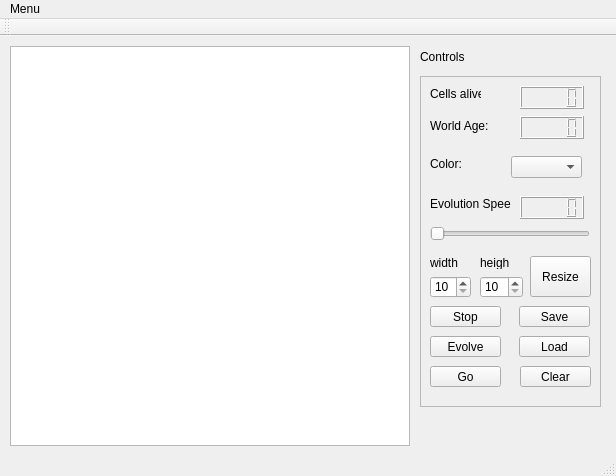
<?xml version="1.0" encoding="UTF-8"?>
<ui version="4.0">
 <class>MainWindow</class>
 <widget class="QMainWindow" name="MainWindow">
  <property name="geometry">
   <rect>
    <x>0</x>
    <y>0</y>
    <width>616</width>
    <height>476</height>
   </rect>
  </property>
  <property name="windowTitle">
   <string>MainWindow</string>
  </property>
  <widget class="QWidget" name="centralWidget">
   <widget class="QWidget" name="gameWidget" native="true">
    <property name="geometry">
     <rect>
      <x>10</x>
      <y>10</y>
      <width>400</width>
      <height>400</height>
     </rect>
    </property>
    <property name="sizePolicy">
     <sizepolicy hsizetype="Fixed" vsizetype="Fixed">
      <horstretch>0</horstretch>
      <verstretch>0</verstretch>
     </sizepolicy>
    </property>
    <widget class="QTableView" name="tableView">
     <property name="geometry">
      <rect>
       <x>0</x>
       <y>0</y>
       <width>400</width>
       <height>400</height>
      </rect>
     </property>
     <property name="sizePolicy">
      <sizepolicy hsizetype="Fixed" vsizetype="Fixed">
       <horstretch>0</horstretch>
       <verstretch>0</verstretch>
      </sizepolicy>
     </property>
    </widget>
   </widget>
   <widget class="QFrame" name="frame">
    <property name="geometry">
     <rect>
      <x>420</x>
      <y>40</y>
      <width>181</width>
      <height>331</height>
     </rect>
    </property>
    <property name="frameShape">
     <enum>QFrame::StyledPanel</enum>
    </property>
    <property name="frameShadow">
     <enum>QFrame::Raised</enum>
    </property>
    <widget class="QSpinBox" name="spinWidth">
     <property name="geometry">
      <rect>
       <x>10</x>
       <y>200</y>
       <width>41</width>
       <height>22</height>
      </rect>
     </property>
     <property name="minimum">
      <number>10</number>
     </property>
     <property name="maximum">
      <number>50</number>
     </property>
    </widget>
    <widget class="QSpinBox" name="spinHeigh">
     <property name="geometry">
      <rect>
       <x>60</x>
       <y>200</y>
       <width>43</width>
       <height>22</height>
      </rect>
     </property>
     <property name="minimum">
      <number>10</number>
     </property>
     <property name="maximum">
      <number>50</number>
     </property>
    </widget>
    <widget class="QSlider" name="sliderSpeed">
     <property name="geometry">
      <rect>
       <x>10</x>
       <y>150</y>
       <width>160</width>
       <height>16</height>
      </rect>
     </property>
     <property name="maximum">
      <number>120</number>
     </property>
     <property name="orientation">
      <enum>Qt::Horizontal</enum>
     </property>
    </widget>
    <widget class="QLCDNumber" name="lcdAlive">
     <property name="geometry">
      <rect>
       <x>100</x>
       <y>10</y>
       <width>64</width>
       <height>23</height>
      </rect>
     </property>
    </widget>
    <widget class="QLabel" name="labelWidth">
     <property name="geometry">
      <rect>
       <x>10</x>
       <y>180</y>
       <width>47</width>
       <height>13</height>
      </rect>
     </property>
     <property name="text">
      <string>width</string>
     </property>
    </widget>
    <widget class="QLabel" name="labelHeigh">
     <property name="geometry">
      <rect>
       <x>60</x>
       <y>180</y>
       <width>47</width>
       <height>13</height>
      </rect>
     </property>
     <property name="text">
      <string>heigh</string>
     </property>
    </widget>
    <widget class="QLabel" name="labelAlive">
     <property name="geometry">
      <rect>
       <x>10</x>
       <y>10</y>
       <width>51</width>
       <height>16</height>
      </rect>
     </property>
     <property name="text">
      <string>Cells alive:</string>
     </property>
    </widget>
    <widget class="QLCDNumber" name="lcdAge">
     <property name="geometry">
      <rect>
       <x>100</x>
       <y>40</y>
       <width>64</width>
       <height>23</height>
      </rect>
     </property>
    </widget>
    <widget class="QLabel" name="labelAge">
     <property name="geometry">
      <rect>
       <x>10</x>
       <y>40</y>
       <width>61</width>
       <height>20</height>
      </rect>
     </property>
     <property name="text">
      <string>World Age:</string>
     </property>
    </widget>
    <widget class="QLabel" name="labelSpeed">
     <property name="geometry">
      <rect>
       <x>10</x>
       <y>120</y>
       <width>81</width>
       <height>16</height>
      </rect>
     </property>
     <property name="text">
      <string>Evolution Speed</string>
     </property>
    </widget>
    <widget class="QLCDNumber" name="lcdSpeed">
     <property name="geometry">
      <rect>
       <x>100</x>
       <y>120</y>
       <width>64</width>
       <height>23</height>
      </rect>
     </property>
    </widget>
    <widget class="QComboBox" name="comboBox">
     <property name="geometry">
      <rect>
       <x>91</x>
       <y>80</y>
       <width>71</width>
       <height>22</height>
      </rect>
     </property>
    </widget>
    <widget class="QLabel" name="label">
     <property name="geometry">
      <rect>
       <x>10</x>
       <y>80</y>
       <width>51</width>
       <height>16</height>
      </rect>
     </property>
     <property name="text">
      <string>Color:</string>
     </property>
    </widget>
    <widget class="QPushButton" name="btnStop">
     <property name="geometry">
      <rect>
       <x>10</x>
       <y>230</y>
       <width>71</width>
       <height>21</height>
      </rect>
     </property>
     <property name="text">
      <string>Stop</string>
     </property>
    </widget>
    <widget class="QPushButton" name="btnEvolve">
     <property name="geometry">
      <rect>
       <x>10</x>
       <y>260</y>
       <width>71</width>
       <height>21</height>
      </rect>
     </property>
     <property name="text">
      <string>Evolve</string>
     </property>
    </widget>
    <widget class="QPushButton" name="btnGo">
     <property name="geometry">
      <rect>
       <x>10</x>
       <y>290</y>
       <width>71</width>
       <height>21</height>
      </rect>
     </property>
     <property name="text">
      <string>Go</string>
     </property>
    </widget>
    <widget class="QPushButton" name="btnSave">
     <property name="geometry">
      <rect>
       <x>99</x>
       <y>230</y>
       <width>71</width>
       <height>21</height>
      </rect>
     </property>
     <property name="text">
      <string>Save</string>
     </property>
    </widget>
    <widget class="QPushButton" name="btnLoad">
     <property name="geometry">
      <rect>
       <x>99</x>
       <y>260</y>
       <width>71</width>
       <height>21</height>
      </rect>
     </property>
     <property name="text">
      <string>Load</string>
     </property>
    </widget>
    <widget class="QPushButton" name="btnClear">
     <property name="geometry">
      <rect>
       <x>100</x>
       <y>290</y>
       <width>71</width>
       <height>21</height>
      </rect>
     </property>
     <property name="text">
      <string>Clear</string>
     </property>
    </widget>
    <widget class="QPushButton" name="pushButton">
     <property name="geometry">
      <rect>
       <x>110</x>
       <y>180</y>
       <width>61</width>
       <height>41</height>
      </rect>
     </property>
     <property name="text">
      <string>Resize</string>
     </property>
    </widget>
   </widget>
   <widget class="QLabel" name="labelControls">
    <property name="geometry">
     <rect>
      <x>420</x>
      <y>10</y>
      <width>81</width>
      <height>21</height>
     </rect>
    </property>
    <property name="text">
     <string>Controls</string>
    </property>
   </widget>
  </widget>
  <widget class="QMenuBar" name="menuBar">
   <property name="geometry">
    <rect>
     <x>0</x>
     <y>0</y>
     <width>616</width>
     <height>20</height>
    </rect>
   </property>
   <widget class="QMenu" name="menuMenu">
    <property name="title">
     <string>Menu</string>
    </property>
    <addaction name="actionSave"/>
    <addaction name="actionLoad"/>
   </widget>
   <addaction name="menuMenu"/>
  </widget>
  <widget class="QToolBar" name="mainToolBar">
   <attribute name="toolBarArea">
    <enum>TopToolBarArea</enum>
   </attribute>
   <attribute name="toolBarBreak">
    <bool>false</bool>
   </attribute>
  </widget>
  <widget class="QStatusBar" name="statusBar"/>
  <action name="actionSave">
   <property name="text">
    <string>Save</string>
   </property>
  </action>
  <action name="actionLoad">
   <property name="text">
    <string>Load</string>
   </property>
  </action>
 </widget>
 <layoutdefault spacing="6" margin="11"/>
 <resources/>
 <connections/>
</ui>
